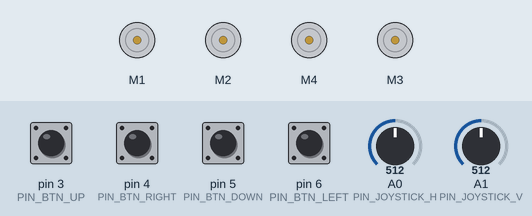
The sketch below on a simulated Arduino Uno, built with avr-gcc and run on an emulated ATmega328P. Parts: 4 × DC motor (green arrow = forward, orange = backward, longer = faster). Inputs (shaded band) come from the test bench; at power-on: pin 3 (PIN_BTN_UP), pin 4 (PIN_BTN_RIGHT), pin 5 (PIN_BTN_DOWN), pin 6 (PIN_BTN_LEFT) LOW, A0 (PIN_JOYSTICK_H) = 512, A1 (PIN_JOYSTICK_V) = 512.

Above: at 1.2 s.
1.3 s: A0 (PIN_JOYSTICK_H) set to 716
At 2.5 s:
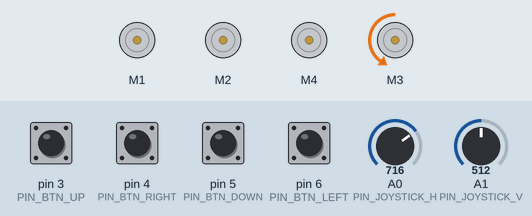
2.8 s: A1 (PIN_JOYSTICK_V) set to 716
At 4.0 s:
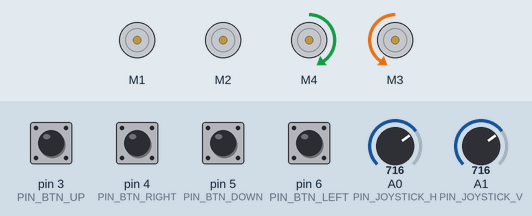
4.3 s: pin 3 (PIN_BTN_UP) pulled HIGH for 0.15 s
At 4.42 s:
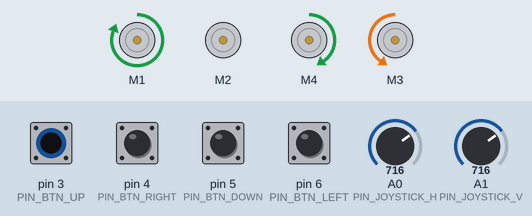
6.0 s: pin 4 (PIN_BTN_RIGHT) pulled HIGH for 0.15 s
At 6.13 s:
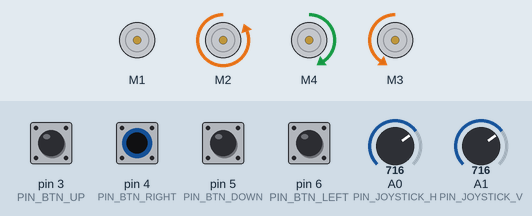
7.7 s: pin 5 (PIN_BTN_DOWN) pulled HIGH for 0.15 s
At 7.84 s:
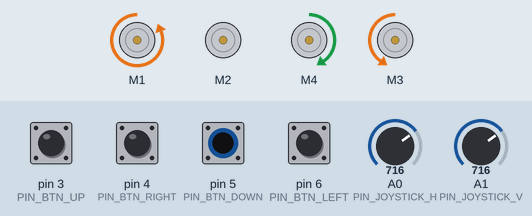
9.4 s: pin 6 (PIN_BTN_LEFT) pulled HIGH for 0.15 s
At 10.5 s:
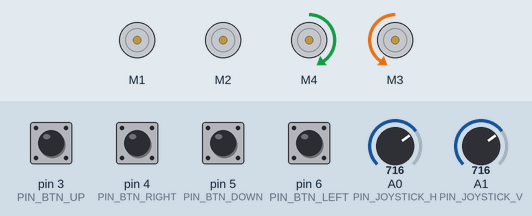
Timing chart, 0 to 12.0 s (numbered marks = the images above; inputs shaded):
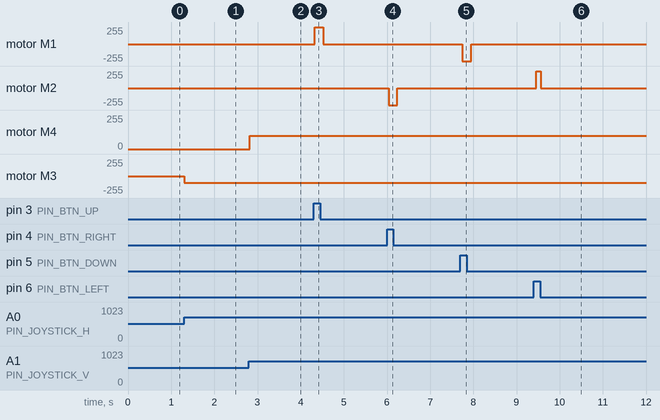

Measured:
- after the input at 1.3 s, motor M3: stopped → backward 101/255 at once
- after the input at 2.8 s, motor M4: stopped → forward 101/255 at once
- after the input at 4.3 s, motor M1: stopped → forward 255/255 at once, → stopped 0.20 s later
- after the input at 6.0 s, motor M2: stopped → backward 255/255 at once, → stopped 0.20 s later
- after the input at 7.7 s, motor M1: stopped → backward 255/255 after 0.05 s, → stopped 0.20 s later
- after the input at 9.4 s, motor M2: stopped → forward 255/255 after 0.06 s, → stopped 0.10 s later

The sketch:

robot_peluche.ino
```cpp
#include <Wire.h>
#include <Adafruit_MotorShield.h>

const int PIN_JOYSTICK_H = A0;
const int PIN_JOYSTICK_V = A1;
const int PIN_JOYSTICK_SEL = 2;

int joystickHor, joystickVert;

const int PIN_BTN_LEFT = 6;
const int PIN_BTN_RIGHT = 4;
const int PIN_BTN_UP = 3;
const int PIN_BTN_DOWN = 5;
const int PIN_BTN_E = 7;
const int PIN_BTN_F = 8;

bool btnLeft, btnRight, btnUp, btnDown;

// Create the motor shield object with the default I2C address
Adafruit_MotorShield AFMS = Adafruit_MotorShield();
// Or, create it with a different I2C address (say for stacking)
// Adafruit_MotorShield AFMS = Adafruit_MotorShield(0x61);

Adafruit_DCMotor *motorUpDown = AFMS.getMotor(1);
Adafruit_DCMotor *motorWrench = AFMS.getMotor(2);
Adafruit_DCMotor *motorHor    = AFMS.getMotor(3);
Adafruit_DCMotor *motorVert   = AFMS.getMotor(4);


/*
// Horizontal / Pince
const int EN_HOR = 46;
const int EN_PINCE = 44;

//HOR
const int IN1 = 36;
const int IN2 = 38;
//WRENCH
const int IN3 = 40;
const int IN4 = 42 ;

// Vertical / HB
 const int EN_VERT = 45;
//VERT
const int IN5 = 47;
const int IN6 = 49;
//HB
const int IN7 = 51;
const int IN8 = 53;
*/
void  initPins() {
  pinMode(PIN_JOYSTICK_SEL, INPUT);
  pinMode(PIN_BTN_LEFT, INPUT);
  pinMode(PIN_BTN_RIGHT, INPUT);
  pinMode(PIN_BTN_UP, INPUT);
  pinMode(PIN_BTN_DOWN, INPUT);
  pinMode(PIN_BTN_E, INPUT);
  pinMode(PIN_BTN_F, INPUT);

/*
  pinMode(EN_HOR, OUTPUT);
  pinMode(EN_PINCE, OUTPUT);

  pinMode(IN1, OUTPUT);
  pinMode(IN2, OUTPUT);
  pinMode(IN3, OUTPUT);
  pinMode(IN4, OUTPUT);

  pinMode(EN_VERT,OUTPUT);
  pinMode(IN5, OUTPUT);
  pinMode(IN6, OUTPUT);
  pinMode(IN7, OUTPUT);
  pinMode(IN8, OUTPUT);
*/
}

void readInput() {
  joystickHor = analogRead(PIN_JOYSTICK_H);
  joystickVert = analogRead(PIN_JOYSTICK_V);

  joystickHor = map(joystickHor, 0, 1023, -255, 255);
  joystickVert = map(joystickVert, 0, 1023, -255, 255);

  btnUp = digitalRead(PIN_BTN_UP);
  btnDown = digitalRead(PIN_BTN_DOWN);
  btnLeft = digitalRead(PIN_BTN_LEFT);
  btnRight = digitalRead(PIN_BTN_RIGHT);
}

/*
void moveHor(bool isLeft, int speed) {
  if (isLeft) {
    digitalWrite(IN1, HIGH);
    digitalWrite(IN2, LOW);
  } else {
    digitalWrite(IN1, LOW);
    digitalWrite(IN2, HIGH);
  }
  analogWrite(EN_HOR, speed);
}

void moveVert(bool isUp, int speed) {
  if (isUp) {
    digitalWrite(IN5, HIGH);
    digitalWrite(IN6, LOW);
  } else {
    digitalWrite(IN5, LOW);
    digitalWrite(IN6, HIGH);
  }
  analogWrite(EN_VERT, speed);
}

void moveWrench(bool isOpened, int speed) {
  if (isOpened) {
    digitalWrite(IN3, HIGH);
    digitalWrite(IN4, LOW);
  } else {
    digitalWrite(IN3, LOW);
    digitalWrite(IN4, HIGH);
  }
  analogWrite(EN_HOR, speed);
}

void moveUpDown(bool isUp) {
  if (isUp) {
    digitalWrite(IN7, HIGH);
    digitalWrite(IN8, LOW);
  } else {
    digitalWrite(IN7, LOW);
    digitalWrite(IN8, HIGH);
  }
}

void stopMoving() {
  digitalWrite(IN1, LOW);
  digitalWrite(IN2, LOW);
  digitalWrite(IN3, LOW);
  digitalWrite(IN4, LOW);
  digitalWrite(IN5, LOW);
  digitalWrite(IN6, LOW);
  digitalWrite(IN7, LOW);
  digitalWrite(IN8, LOW);
}


void demoOne() {
  moveHor(false, 150);
  delay(1000);
  moveVert(false, 150);
  delay(1000);
  moveWrench(false, 150);
  delay(1000);
  moveUpDown(false);
  delay(1000);
  stopMoving();
}
*/
void setup() {
  initPins();
  AFMS.begin();  // create with the default frequency 1.6KHz

  //Serial.begin(9600); // initialize serial communication at 9600 bits per second:

}


void loop() {

  // put your main code here, to run repeatedly:
  readInput();
  //Serial.print("Joystick H: ");
  //Serial.print(joystickHor);
  //Serial.print(", V: ");
  //Serial.println(joystickVert);

  if (btnUp) {
      //Serial.println("UP! ");
      motorUpDown->setSpeed(255);
      motorUpDown->run(FORWARD);
  } else if (btnDown) {
      //Serial.println("DOWN! ");
      motorUpDown->setSpeed(255);
      motorUpDown->run(BACKWARD);

  } else {
    motorUpDown->run(RELEASE);
  }

  if (btnLeft) {
      //Serial.println("LEFT! ");
      motorWrench->setSpeed(255);
      motorWrench->run(FORWARD);
  } else if (btnRight) {
      //Serial.println("RIGHT! ");
      motorWrench->setSpeed(255);
      motorWrench->run(BACKWARD);
  } else {
      motorWrench->run(RELEASE);
  }

  if (abs(joystickVert) > 10) {
    motorVert->setSpeed(abs(joystickVert));
    motorVert->run(joystickVert > 0 ? FORWARD : BACKWARD);
  } else {
    motorVert->run(RELEASE);
  }

  if (abs(joystickHor) > 10) {
    motorHor->setSpeed(abs(joystickHor));
    motorHor->run(joystickHor > 0 ? BACKWARD : FORWARD);
  } else {
    motorHor->run(RELEASE);
  }

  delay(100);

}
```
